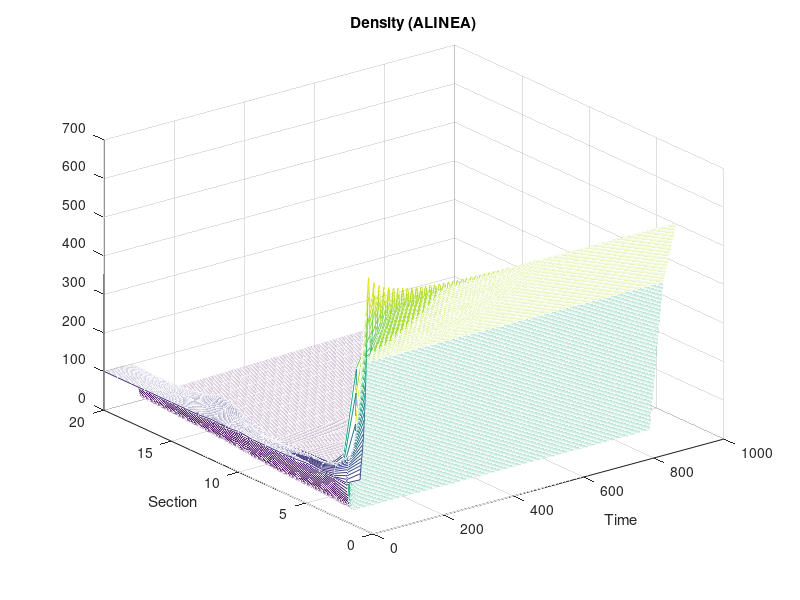
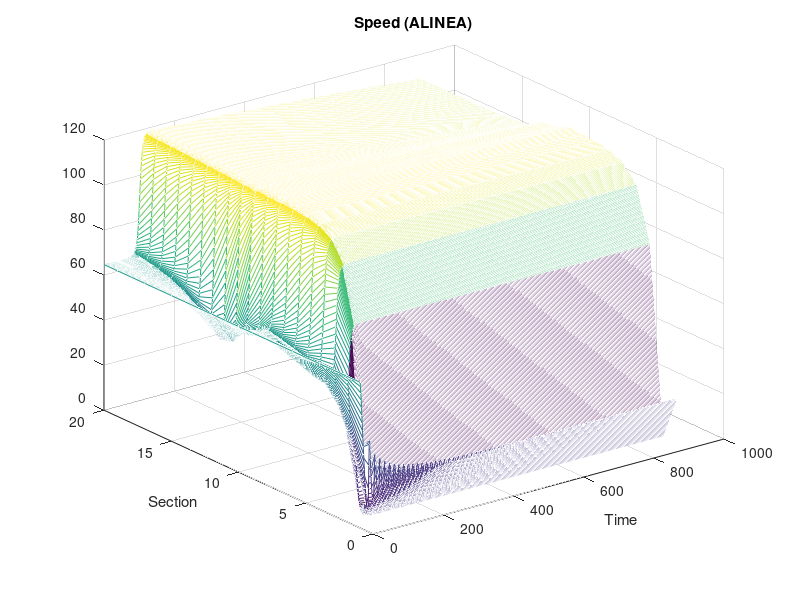
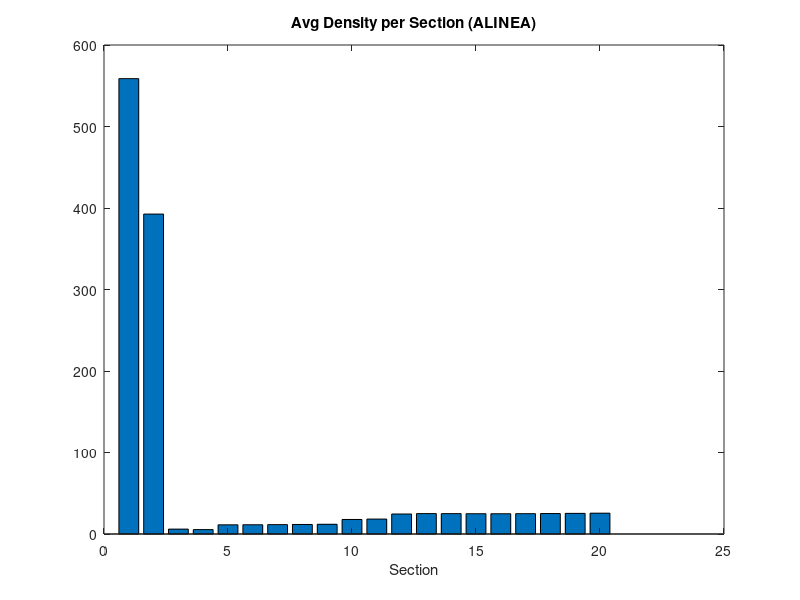
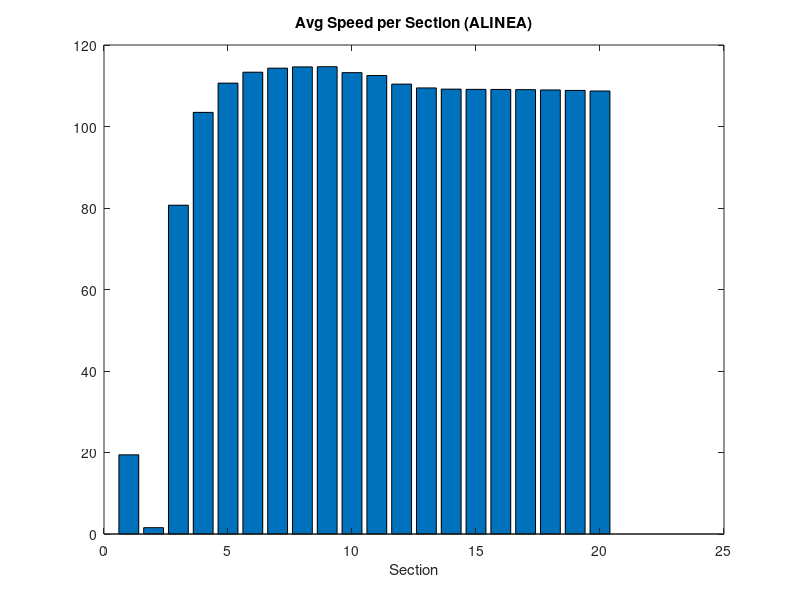

These charts were generated, in order, by the following MATLAB code:
clear variables;

%% Model Parameters
N = 20;                          % Sections
K = 360*2+180;                   % Time horizon (2h)
T = 10/3600;                     % 10 s timestep
tau = 0.02; l = 1.4; m = 4;      % Dynamics parameters
eta = 4; chi = 40;               % Anticipation & smoothing

L = 0.5 * ones(N,1);             % Section length [km]
vf = 120 * ones(N,1);            % Free-flow speed
rho_max = 400 * ones(N,1);       % Max density
rho_cr = 110 * ones(N,1);        % Critical density (target for ALINEA)
KR = 0.01;                       % ALINEA gain
r_cap = 1800; r_min = 0;

Ir = zeros(N,1);
Ir([5,10,12]) = 1;
ramps = find(Ir);

%% Demand
dem = zeros(N,K+1);
dem(5,:)  = 700;
dem(10,:) = 800;
dem(12,:) = 650;

%% Initial Conditions
rho_iniz = 100 * ones(N,1);
v_iniz = vf .* (1 - (rho_iniz ./ rho_max).^l).^m;
q_iniz = rho_iniz .* v_iniz;

%% Boundary Conditions - Section 0
rho_sez0 = 90 * ones(K,1);
v_sez0 = vf(1) * ones(K,1);
q_sez0 = rho_sez0 .* v_sez0;

%% Boundary Conditions - Section N
rho_sezfin = 80 * ones(K,1);
v_sezfin = vf(N) .* (1 - (rho_sezfin ./ rho_max(N)).^l).^m;
q_sezfin = rho_sezfin .* v_sezfin;

%% Variables
rho = zeros(N,K+1); v = zeros(N,K+1); q = zeros(N,K+1); r = zeros(N,K+1);

%% Initial timestep k=1
rho(1,1) = rho_iniz(1) + T/L(1)*(q_sez0(1) - q_iniz(1));
v(1,1) = max(0, v_iniz(1) + T/tau*(vf(1)*(1 - (rho_iniz(1)/rho_max(1))^l)^m - v_iniz(1)));

for i = 2:N
    rho(i,1) = rho_iniz(i) + T/L(i)*(q_iniz(i-1) + dem(i,1)*Ir(i) - q_iniz(i));
    rho(i,1) = min(rho(i,1), rho_max(i));
    v(i,1) = max(0, v_iniz(i) + T/tau*(vf(i)*(1 - (rho_iniz(i)/rho_max(i))^l)^m - v_iniz(i)));
end

%% Simulation with ALINEA
for k = 1:K
    q(:,k) = rho(:,k) .* v(:,k);

    % ALINEA Control
    for idx = 1:length(ramps)
        i = ramps(idx);
        if k == 1
            r(i,k) = min(r_cap, 200);
        else
            r_tmp = r(i,k-1) + KR * (rho_cr(i) - rho(i,k));
            r(i,k) = max(r_min, min(r_cap, r_tmp));
        end
    end

    % Section 1
    rho(1,k+1) = rho(1,k) + T/L(1)*(q_sez0(k) - q(1,k));
    v(1,k+1) = max(0, v(1,k) + T/tau*(vf(1)*(1 - (rho(1,k)/rho_max(1))^l)^m - v(1,k)));

    % Other sections
    for i = 2:N
        inflow = q(i-1,k) + r(i,k)*Ir(i);
        rho(i,k+1) = rho(i,k) + T/L(i)*(inflow - q(i,k));
        rho(i,k+1) = min(rho(i,k+1), rho_max(i));

        if i < N
            anticipation = (rho(i+1,k) - rho(i,k)) / (rho(i,k) + chi);
        else
            anticipation = (rho_sezfin(k) - rho(i,k)) / (rho(i,k) + chi);
        end
        convection = v(i,k) * (v(i,k) - v(i-1,k));

        v(i,k+1) = v(i,k) + (T/tau) * ...
            (vf(i)*(1 - (rho(i,k)/rho_max(i))^l)^m - v(i,k) ...
             - (T/L(i)) * convection ...
             - (eta*T/L(i)) * anticipation);
        v(i,k+1) = max(v(i,k+1), 0);
    end
end

%% Metrics
TTT = sum(sum(rho)) * L(1) * T;
avg_rho = mean(rho,2);
avg_v = mean(v,2);

%% Plots
figure; mesh(rho); title('Density (ALINEA)'); xlabel('Time'); ylabel('Section');
figure; mesh(v); title('Speed (ALINEA)'); xlabel('Time'); ylabel('Section');
figure; bar(avg_rho); title('Avg Density per Section (ALINEA)'); xlabel('Section');
figure; bar(avg_v); title('Avg Speed per Section (ALINEA)'); xlabel('Section');
fprintf('Total Travel Time (ALINEA): %.2f veh·h\\n', TTT);

ramp_sections = find(Ir == 1);
time = 0:K;

for idx = 1:length(ramp_sections)
    i_section = ramp_sections(idx);
    
    figure;
    subplot(2,1,1);
    plot(time, rho(i_section, :), 'b-', 'LineWidth', 1.5);
    title(['Density over time at on-ramp section ', num2str(i_section)]);
    xlabel('Time step');
    ylabel('Density (veh/km)');
    grid on;

    subplot(2,1,2);
    plot(time, v(i_section, :), 'r-', 'LineWidth', 1.5);
    title(['Speed over time at on-ramp section ', num2str(i_section)]);
    xlabel('Time step');
    ylabel('Speed (km/h)');
    grid on;
end
